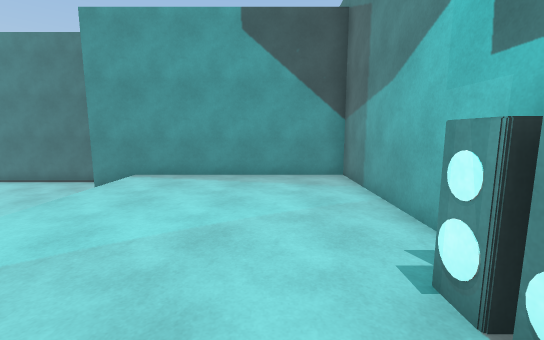
[1] (above)

23 first-person views from a walk through a 3-D level made in the Unity game engine. The camera is 1.5 m above the floor, tilts 8° down and sees 90° across. The floor is counted in squares, 1 m on a side. Each view is taken from the middle of a square. On the plan, view 1 faces up. The plan holds only what a view shows up to about 14 squares ahead; the rest is blank. The place goes on beyond the plan. The player is left out. Some animated figures are left out. Some surface patterns are stand-ins.

[2]
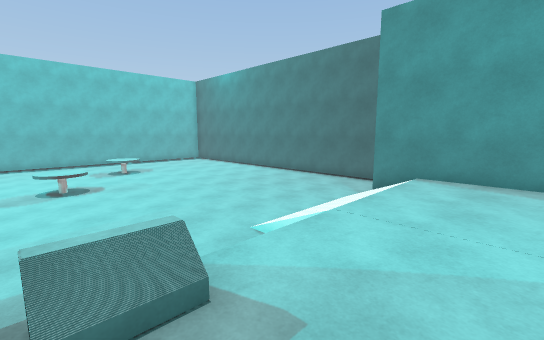

[3]
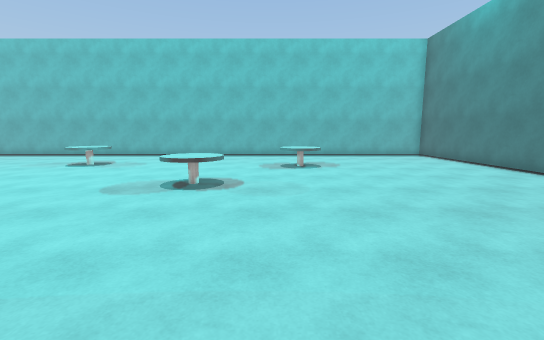

[4]
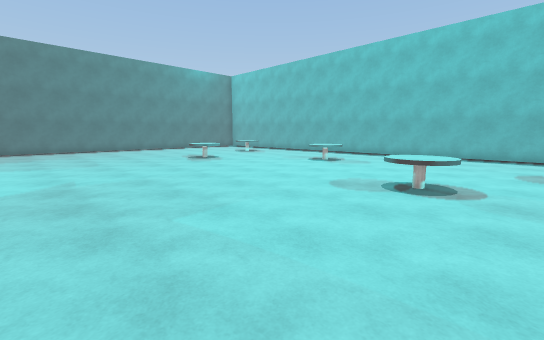

[5]
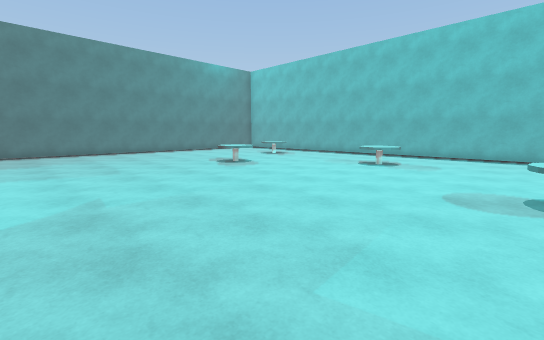

[6]
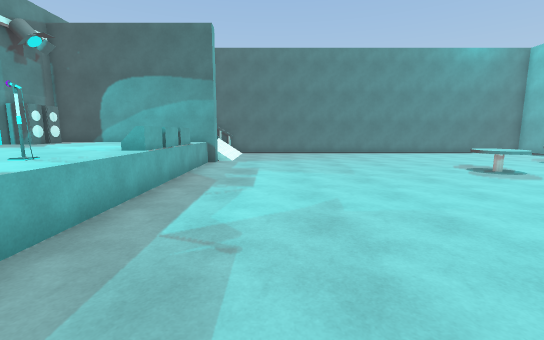

[7]
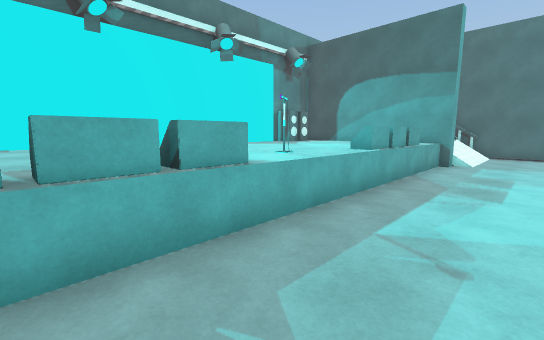

[8]
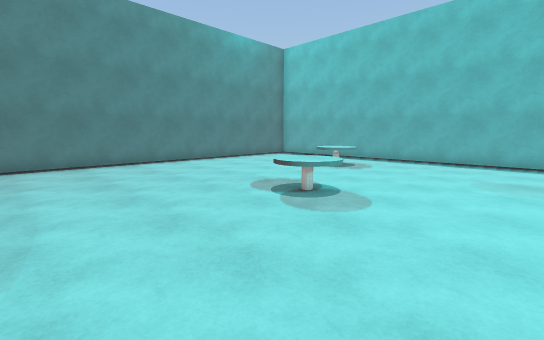

[9]
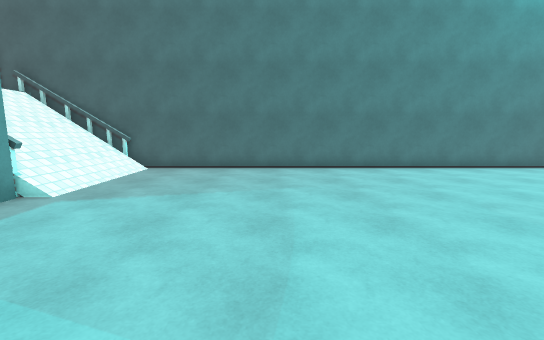

[10]
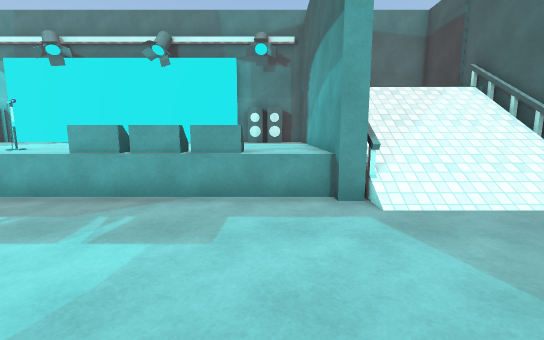

[11]
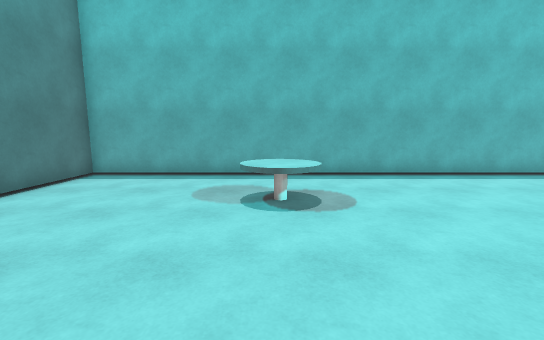

[12]
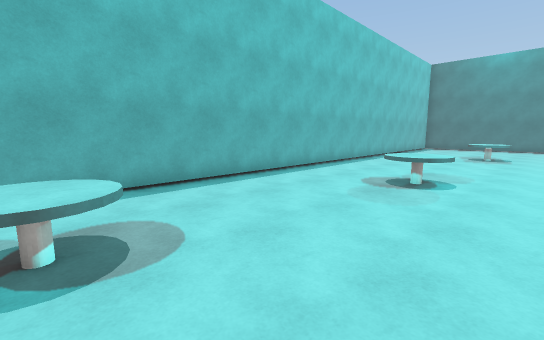

[13]
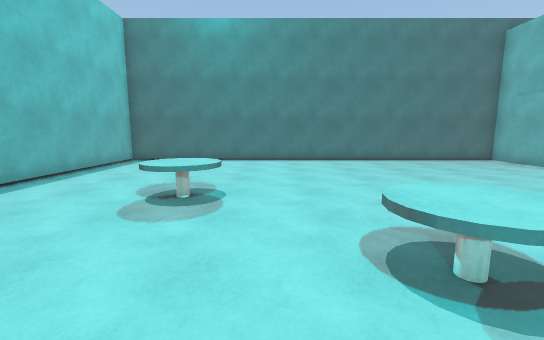

[14]
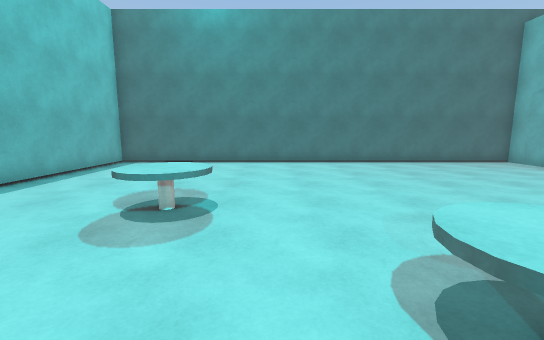

[15]
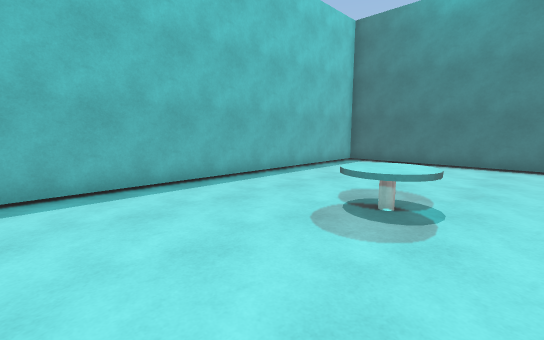

[16]
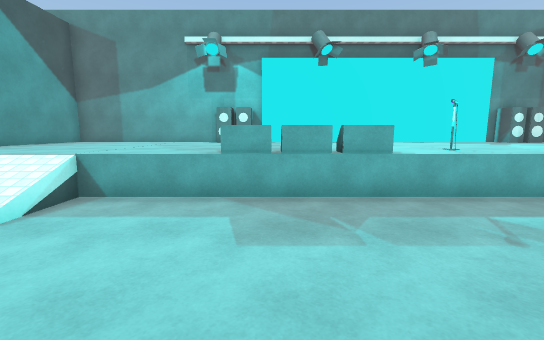

[17]
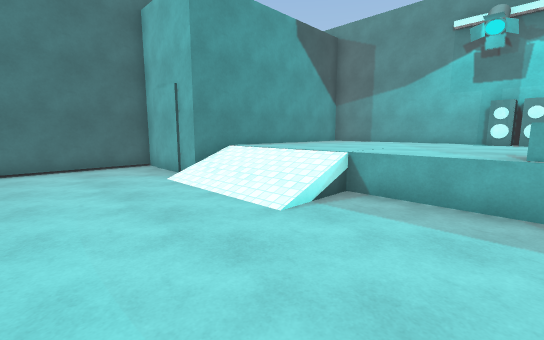

[18]
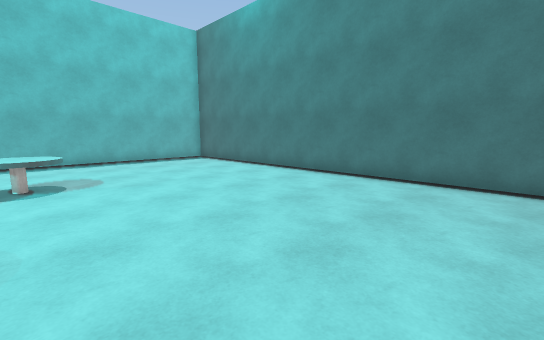

[19]
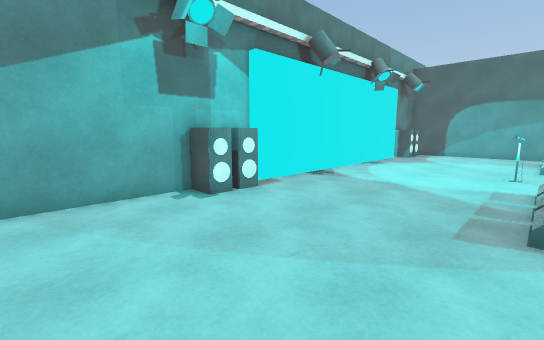

[20]
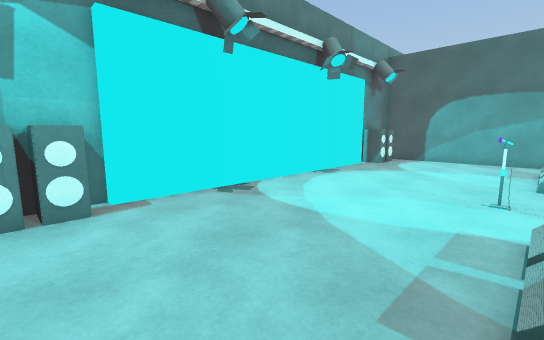

[21]
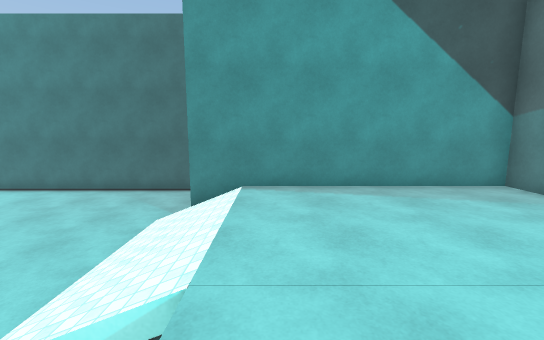

[22]
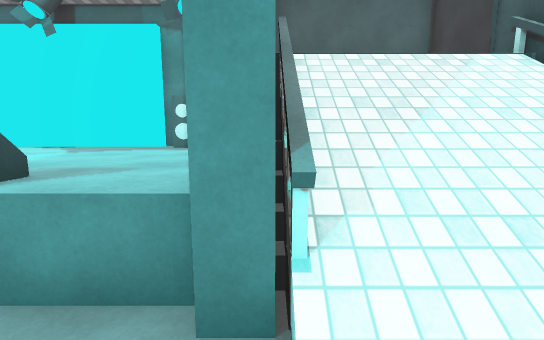

[23]
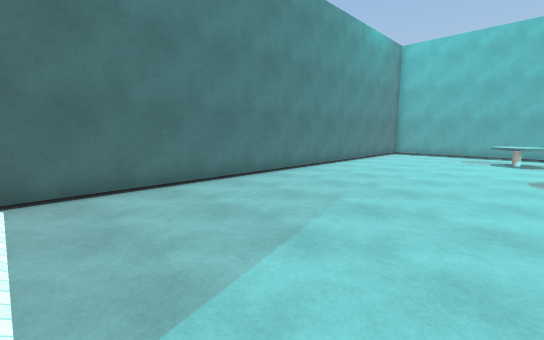

### Floor plan
Key: @ floor where view 1 was taken; # wall or solid block; . main floor; : floor 1 m higher than the main floor; + floor 3 m higher than the main floor; / step, stairs or slope; = window, fence, low wall or low ledge; v drop or lower ground; S speaker; O other object.
Columns run from 26 left of view 1 to 3 right of it. Each row starts with its distance up from view 1.
 14 #####################
 13 #...................#
 12 #...................#
 11 #...................#
 10 #...................##########
  9 #..................///:::::::#
  8 #..................///:::::::#
  7 #..................///:::::::#
  6 #....OO............///:::::::#
  5 #....OOO...........///:::::::#
  4 #.....O............../:::::::#
  3 #.....................:::::::#
  2 #........OOO..........::::::S#
  1 #.........OO.........//:::::S#
  0 #....................vS:::@:##
 -1 #....................vS:::::#
 -2 #....................v :::::#
 -3 #....................//:::::#
 -4 #....OO...............::::::#
 -5 #....OO...............:O::::#
 -6 #.....................::::::#
 -7 #.....................::::::#
 -8 #....................vS:::::#
 -9 #....................v :::::#
-10 #........OO..........vS:::::##
-11 #........OO..........v/:::::S#
-12 #...O.................::::::S#
-13 #..OOO...............=:::::::#
-14 #...O................#########
-15 #....................////+   #
-16 #....................////+   #
-17 #....................////+   #
-18 #....................////+   #
-19 ##############################

Where each view was taken, in squares from view 1:
view 1: 0 up, 0 right, facing up
view 2: 0 up, 2 left, facing up-left
view 3: 4 up, 8 left, facing left
view 4: 4 up, 8 left, facing down-left
view 5: 1 up, 8 left, facing down-left
view 6: 0 up, 8 left, facing down
view 7: 0 up, 8 left, facing down-right
view 8: 6 down, 11 left, facing down-left
view 9: 8 down, 11 left, facing down
view 10: 12 down, 11 left, facing right
view 11: 13 down, 16 left, facing left
view 12: 13 down, 18 left, facing up-left
view 13: 1 down, 18 left, facing up
view 14: 0 up, 18 left, facing up
view 15: 0 up, 18 left, facing up-left
view 16: 0 up, 11 left, facing right
view 17: 1 up, 11 left, facing up-right
view 18: 5 up, 11 left, facing up-left
view 19: 6 up, 4 left, facing down-right
view 20: 2 up, 4 left, facing down-right
view 21: 2 up, 4 left, facing up
view 22: 14 down, 7 left, facing right
view 23: 12 down, 6 left, facing down-left
